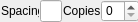
<?xml version="1.0" encoding="UTF-8"?>
<ui version="4.0">
 <class>PolylineEquidistantOptions</class>
 <widget class="QWidget" name="PolylineEquidistantOptions">
  <property name="geometry">
   <rect>
    <x>0</x>
    <y>0</y>
    <width>138</width>
    <height>22</height>
   </rect>
  </property>
  <property name="sizePolicy">
   <sizepolicy hsizetype="Maximum" vsizetype="Preferred">
    <horstretch>0</horstretch>
    <verstretch>0</verstretch>
   </sizepolicy>
  </property>
  <property name="minimumSize">
   <size>
    <width>120</width>
    <height>22</height>
   </size>
  </property>
  <property name="maximumSize">
   <size>
    <width>180</width>
    <height>32767</height>
   </size>
  </property>
  <property name="windowTitle">
   <string>Line Relative Angle Options</string>
  </property>
  <layout class="QHBoxLayout" name="horizontalLayout">
   <property name="spacing">
    <number>1</number>
   </property>
   <property name="leftMargin">
    <number>1</number>
   </property>
   <property name="topMargin">
    <number>0</number>
   </property>
   <property name="rightMargin">
    <number>0</number>
   </property>
   <property name="bottomMargin">
    <number>0</number>
   </property>
   <item>
    <widget class="QLabel" name="lLength">
     <property name="sizePolicy">
      <sizepolicy hsizetype="Preferred" vsizetype="Fixed">
       <horstretch>0</horstretch>
       <verstretch>0</verstretch>
      </sizepolicy>
     </property>
     <property name="text">
      <string>Spacing:</string>
     </property>
     <property name="alignment">
      <set>Qt::AlignLeading|Qt::AlignLeft|Qt::AlignVCenter</set>
     </property>
     <property name="wordWrap">
      <bool>false</bool>
     </property>
    </widget>
   </item>
   <item>
    <widget class="QLineEdit" name="leDist">
     <property name="sizePolicy">
      <sizepolicy hsizetype="Preferred" vsizetype="Preferred">
       <horstretch>0</horstretch>
       <verstretch>0</verstretch>
      </sizepolicy>
     </property>
     <property name="maximumSize">
      <size>
       <width>40</width>
       <height>16777215</height>
      </size>
     </property>
     <property name="toolTip">
      <string>Distance from original polyline</string>
     </property>
    </widget>
   </item>
   <item>
    <widget class="QLabel" name="lNumber">
     <property name="sizePolicy">
      <sizepolicy hsizetype="Preferred" vsizetype="Fixed">
       <horstretch>0</horstretch>
       <verstretch>0</verstretch>
      </sizepolicy>
     </property>
     <property name="text">
      <string>Copies:</string>
     </property>
     <property name="alignment">
      <set>Qt::AlignLeading|Qt::AlignLeft|Qt::AlignVCenter</set>
     </property>
     <property name="wordWrap">
      <bool>false</bool>
     </property>
    </widget>
   </item>
   <item>
    <widget class="QSpinBox" name="sbNumber"/>
   </item>
   <item>
    <spacer name="horizontalSpacer">
     <property name="orientation">
      <enum>Qt::Horizontal</enum>
     </property>
     <property name="sizeHint" stdset="0">
      <size>
       <width>0</width>
       <height>20</height>
      </size>
     </property>
    </spacer>
   </item>
  </layout>
 </widget>
 <layoutdefault spacing="6" margin="11"/>
 <resources/>
 <connections/>
 <slots>
  <slot>updateDist()</slot>
  <slot>updateNumber()</slot>
 </slots>
</ui>
